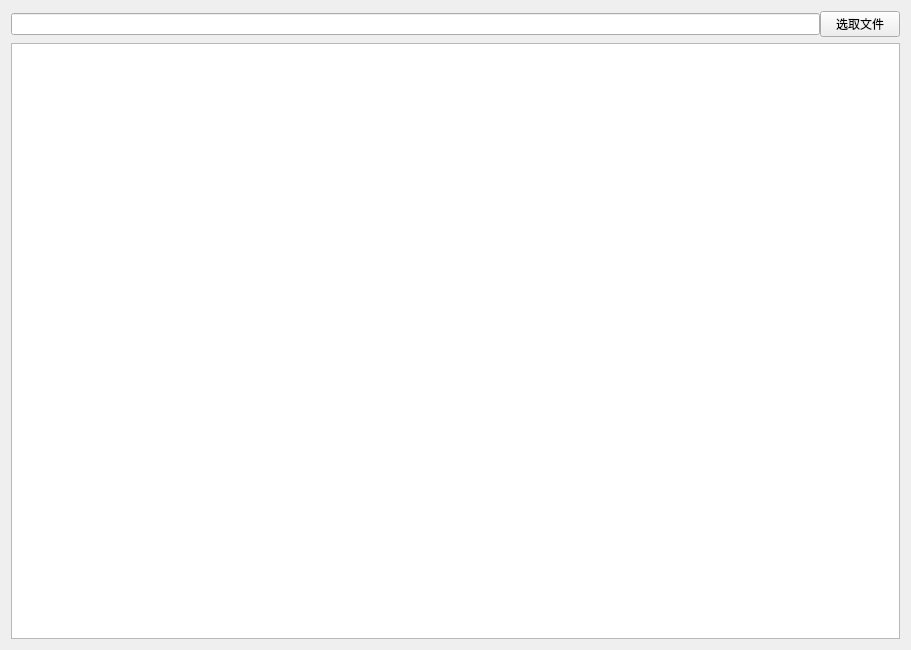
<?xml version="1.0" encoding="UTF-8"?>
<ui version="4.0">
 <class>Widget</class>
 <widget class="QWidget" name="Widget">
  <property name="geometry">
   <rect>
    <x>0</x>
    <y>0</y>
    <width>911</width>
    <height>650</height>
   </rect>
  </property>
  <property name="windowTitle">
   <string>Widget</string>
  </property>
  <layout class="QVBoxLayout" name="verticalLayout">
   <item>
    <widget class="QWidget" name="widget" native="true">
     <layout class="QHBoxLayout" name="horizontalLayout">
      <property name="spacing">
       <number>0</number>
      </property>
      <property name="margin">
       <number>0</number>
      </property>
      <item>
       <widget class="QLineEdit" name="lineEdit"/>
      </item>
      <item>
       <widget class="QPushButton" name="pushButton">
        <property name="text">
         <string>选取文件</string>
        </property>
       </widget>
      </item>
     </layout>
    </widget>
   </item>
   <item>
    <widget class="QTextEdit" name="textEdit"/>
   </item>
  </layout>
 </widget>
 <layoutdefault spacing="6" margin="11"/>
 <resources/>
 <connections/>
</ui>
